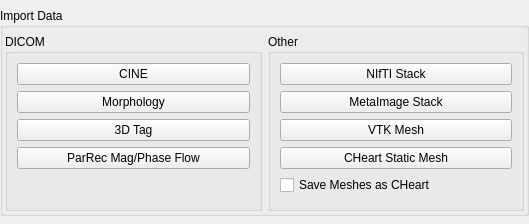
     <widget class="QWidget" name="page">
      <property name="geometry">
       <rect>
        <x>0</x>
        <y>0</y>
        <width>529</width>
        <height>224</height>
       </rect>
      </property>
      <property name="sizePolicy">
       <sizepolicy hsizetype="Preferred" vsizetype="Fixed">
        <horstretch>0</horstretch>
        <verstretch>0</verstretch>
       </sizepolicy>
      </property>
      <attribute name="label">
       <string>1. Import</string>
      </attribute>
      <layout class="QVBoxLayout" name="verticalLayout_8">
       <property name="margin">
        <number>0</number>
       </property>
       <item>
        <widget class="QGroupBox" name="groupBox">
         <property name="sizePolicy">
          <sizepolicy hsizetype="Preferred" vsizetype="Maximum">
           <horstretch>0</horstretch>
           <verstretch>0</verstretch>
          </sizepolicy>
         </property>
         <property name="title">
          <string>Import Data</string>
         </property>
         <layout class="QHBoxLayout" name="horizontalLayout">
          <property name="leftMargin">
           <number>2</number>
          </property>
          <property name="topMargin">
           <number>6</number>
          </property>
          <property name="rightMargin">
           <number>2</number>
          </property>
          <property name="bottomMargin">
           <number>2</number>
          </property>
          <item>
           <widget class="QGroupBox" name="groupBox">
            <property name="title">
             <string>DICOM</string>
            </property>
            <layout class="QVBoxLayout" name="verticalLayout_6">
             <item>
              <widget class="QPushButton" name="loadCineButton">
               <property name="toolTip">
                <string>Load DICOM image stacks (except 3D tag)</string>
               </property>
               <property name="text">
                <string>CINE</string>
               </property>
              </widget>
             </item>
             <item>
              <widget class="QPushButton" name="morphoButton">
               <property name="text">
                <string>Morphology</string>
               </property>
              </widget>
             </item>
             <item>
              <widget class="QPushButton" name="loadTagButton">
               <property name="toolTip">
                <string>Load the 3D tag dataset</string>
               </property>
               <property name="text">
                <string>3D Tag</string>
               </property>
              </widget>
             </item>
             <item>
              <widget class="QPushButton" name="magphaseButton">
               <property name="text">
                <string>ParRec Mag/Phase Flow</string>
               </property>
              </widget>
             </item>
             <item>
              <spacer name="verticalSpacer">
               <property name="orientation">
                <enum>Qt::Vertical</enum>
               </property>
               <property name="sizeType">
                <enum>QSizePolicy::Expanding</enum>
               </property>
               <property name="sizeHint" stdset="0">
                <size>
                 <width>20</width>
                 <height>30</height>
                </size>
               </property>
              </spacer>
             </item>
            </layout>
           </widget>
          </item>
          <item>
           <widget class="QGroupBox" name="groupBox">
            <property name="title">
             <string>Other</string>
            </property>
            <layout class="QVBoxLayout" name="verticalLayout_7">
             <item>
              <widget class="QPushButton" name="loadNiftiButton">
               <property name="toolTip">
                <string>Load a NIfTI file</string>
               </property>
               <property name="text">
                <string>NIfTI Stack</string>
               </property>
              </widget>
             </item>
             <item>
              <widget class="QPushButton" name="loadMetaButton">
               <property name="text">
                <string>MetaImage Stack</string>
               </property>
              </widget>
             </item>
             <item>
              <widget class="QPushButton" name="loadVTKMeshButton">
               <property name="text">
                <string>VTK Mesh</string>
               </property>
              </widget>
             </item>
             <item>
              <widget class="QPushButton" name="loadCHeartButton">
               <property name="text">
                <string>CHeart Static Mesh</string>
               </property>
              </widget>
             </item>
             <item>
              <widget class="QCheckBox" name="saveCHeartCheck">
               <property name="text">
                <string>Save Meshes as CHeart</string>
               </property>
              </widget>
             </item>
            </layout>
           </widget>
          </item>
         </layout>
        </widget>
       </item>
      </layout>
     </widget>
